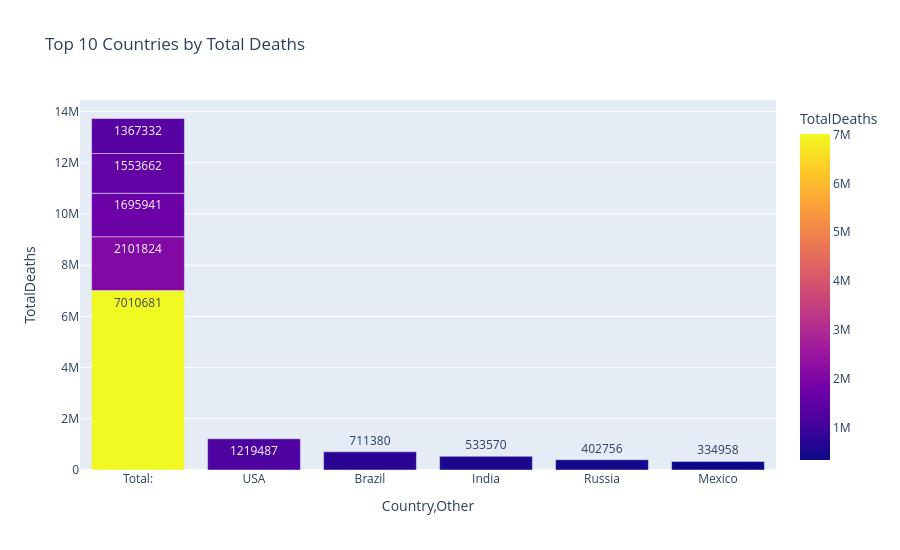

The cell this chart's notebook holds for it:
### Code cell
plot_bar_plotly(
    top_deaths, "Country,Other", "TotalDeaths",
    "Top 10 Countries by Total Deaths", "top10_deaths_bar_plotly.png",
)

### Figure 1 — Plotly figure (JSON) as saved in the notebook; plotly's stock layout.template omitted (floating-point values rounded to 4 significant figures)
{"data": [{"hovertemplate": "Country,Other=%{x}<br>TotalDeaths=%{marker.color}<extra></extra>", "legendgroup": "", "marker": {"color": [7011000.0, 2102000.0, 1696000.0, 1554000.0, 1367000.0, 1219000.0, 711400.0, 533600.0, 402800.0, 335000.0], "coloraxis": "coloraxis", "pattern": {"shape": ""}}, "name": "", "orientation": "v", "showlegend": false, "text": [7011000.0, 2102000.0, 1696000.0, 1554000.0, 1367000.0, 1219000.0, 711400.0, 533600.0, 402800.0, 335000.0], "textposition": "auto", "type": "bar", "x": ["Total:", "Total:", "Total:", "Total:", "Total:", "USA", "Brazil", "India", "Russia", "Mexico"], "xaxis": "x", "y": [7011000.0, 2102000.0, 1696000.0, 1554000.0, 1367000.0, 1219000.0, 711400.0, 533600.0, 402800.0, 335000.0], "yaxis": "y"}], "layout": {"barmode": "relative", "coloraxis": {"colorbar": {"title": {"text": "TotalDeaths"}}, "colorscale": [[0, "#0d0887"], [0.1111, "#46039f"], [0.2222, "#7201a8"], [0.3333, "#9c179e"], [0.4444, "#bd3786"], [0.5556, "#d8576b"], [0.6667, "#ed7953"], [0.7778, "#fb9f3a"], [0.8889, "#fdca26"], [1, "#f0f921"]]}, "height": 550, "legend": {"tracegroupgap": 0}, "title": {"text": "Top 10 Countries by Total Deaths"}, "width": 900, "xaxis": {"anchor": "y", "domain": [0, 1], "title": {"text": "Country,Other"}}, "yaxis": {"anchor": "x", "domain": [0, 1], "title": {"text": "TotalDeaths"}}}}
